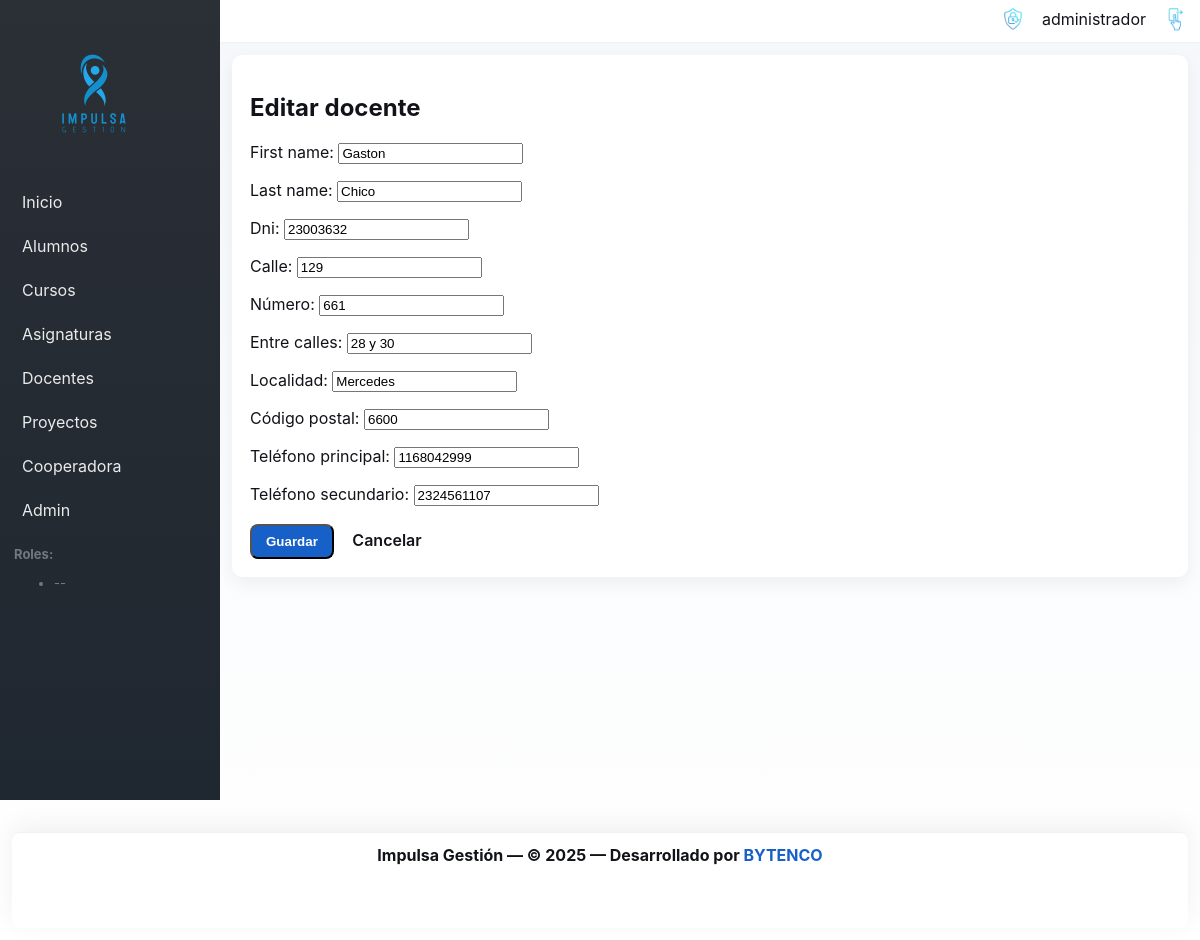
The page /teachers/2/edit/ (signed in) on the database its author committed.
### teachers/models.py (models this page shows)
class Teacher(Person):
    """Docente de la institución. Hereda atributos comunes de Person."""

### teachers/views.py (the view)
# urls.py: path('<int:pk>/edit/', views.TeacherUpdateView.as_view(), name='update'),
class TeacherUpdateView(LoginRequiredMixin, PermissionRequiredMixin, UpdateView):
    model = Teacher
    fields = [
        'first_name', 'last_name', 'dni',
        'street', 'street_number', 'between_streets', 'locality', 'postal_code',
        'phone_primary', 'phone_secondary',
    ]
    template_name = 'teachers/teacher_form.html'
    permission_required = 'teachers.change_teacher'
    success_url = reverse_lazy('teachers:list')

### templates/teachers/teacher_form.html (shortened to what this page needs)
{% extends 'base.html' %}
{% block content %}
  <h2>{% if object %}Editar{% else %}Nuevo{% endif %} docente</h2>
  <form method="post">
    {{ form.as_p }}
    <button class="btn" type="submit">Guardar</button>
    <a href="{% url 'teachers:list' %}" class="btn btn--ghost">Cancelar</a>
  </form>
{% endblock %}

### templates/base.html (shortened to what this page needs)
{% load static %}
<!doctype html>
<html lang="es">
  <head>
  <link rel="stylesheet" href="{% static 'css/site.css' %}?v=2">
  </head>
  <body>
    <div class="layout">
  <aside class="sidebar" id="site-sidebar" aria-hidden="true">
        <div class="sidebar-brand">
          <a href="/"><img src="{% static 'FullLogo_Transparent.png' %}" alt="Impulsa"/></a>
        </div>
        <nav class="sidebar-nav">
          <a href="/">Inicio</a>
          {% if user.is_authenticated and user.is_superuser or user.is_authenticated and 'students.view_student' in user_perms %}
            <a href="/students/">Alumnos</a>
          {% endif %}
          {% if user.is_authenticated and user.is_superuser or user.is_authenticated and 'courses.view_course' in user_perms %}
            <a href="/courses/">Cursos</a>
          {% endif %}
          {% if user.is_authenticated and user.is_superuser or user.is_authenticated and 'subjects.view_subject' in user_perms %}
            <a href="/subjects/">Asignaturas</a>
          {% endif %}
          {% if user.is_authenticated and user.is_superuser or user.is_authenticated and 'teachers.view_teacher' in user_perms %}
            <a href="/teachers/">Docentes</a>
          {% endif %}
          {% if user.is_authenticated and user.is_superuser or user.is_authenticated and 'projects.view_project' in user_perms %}
            <a href="/projects/">Proyectos</a>
          {% endif %}
          {% if user.is_authenticated and user.is_superuser or user.is_authenticated and 'cooperadora.view_transaction' in user_perms %}
            <a href="/cooperadora/">Cooperadora</a>
          {% endif %}
          {% if user.is_superuser %}
            <a href="/admin/">Admin</a>
          {% endif %}
        </nav>
        <div class="sidebar-roles">
          {% if user.is_authenticated %}
            <strong>Roles:</strong>
            <ul>
              {% for r in user_roles %}<li>{{ r }}</li>{% empty %}<li>--</li>{% endfor %}
            </ul>
          {% endif %}
        </div>
      </aside>
      <div class="main-area">
        <header class="topbar">
          <div class="container topbar-inner">
            <div class="top-actions">
              <div class="user-menu">
                  {% if user.is_authenticated %}
                    <div class="user-auth">
                      <img src="{% static 'Acceso_garantizado.png' %}" alt="Acceso garantizado" class="accesso-icon" aria-hidden="true"/>
                      <span class="user-name">{{ user.username }}</span>
                      <a href="{% url 'core:logout' %}" title="Salir" class="logout-link">
                        <img src="{% static 'Salir.png' %}" alt="Salir" class="logout-icon" />
                      </a>
                    </div>
                  {% else %}
                    <a href="{% url 'core:login' %}" title="Ingresar">
                      <img src="{% static 'Accesso.png' %}" alt="Ingresar" class="login-icon" />
                    </a>
                  {% endif %}
                </div>
            </div>
          </div>
        </header>
        <main class="container content-area">
          {% block content %}{% endblock %}
        </main>
      </div>
    </div>
    <footer class="site-footer">
      <div class="container">
        <p>
          Impulsa Gestión — &copy; 2025 — Desarrollado por
          <a href="https://www.bytenco.com.ar" target="_blank" rel="noopener noreferrer" class="bytenco-credit">
            BYTENCO
          </a>
        </p>
      </div>
    </footer>
  </body>
</html>

### static/css/site.css (style rules this page uses)
:root { --gray-900:#111319; --gray-700:#2b2f36; --gray-500:#72787f; --blue-800:#0b3d91; --blue-600:#1760c7; --sky-400:#56c3ff; --accent:#56c3ff; --muted:#f5f7fa; }
* { box-sizing:border-box }
body { margin:0; font-family: Inter, system-ui, -apple-system, "Segoe UI", Roboto, "Helvetica Neue", Arial; background: linear-gradient(180deg,var(--muted),#ffffff); color:var(--gray-900); padding-bottom:140px; }
.container { max-width:1100px; margin:0 auto; padding:20px; }
.layout { display:flex;min-height:100vh }
.sidebar { width:220px; background:linear-gradient(180deg,var(--gray-700), #1f2730); color:white; padding:18px 14px; }
.sidebar-brand { padding:12px 0;display:flex;align-items:center;gap:8px }
.sidebar-brand img { height:128px;display:block }
.sidebar-nav { display:flex;flex-direction:column;gap:8px;margin-top:14px }
.sidebar-nav a { color:rgba(255,255,255,0.9);text-decoration:none;padding:8px;border-radius:6px }
.sidebar-roles { margin-top:18px;font-size:13px;color:var(--gray-500) }
.main-area { flex:1;display:flex;flex-direction:column }
.topbar { background:white;border-bottom:1px solid #eef2f6;position:sticky;top:0;z-index:1200 }
.topbar .container { padding-left:12px;padding-right:12px;padding-top:6px;padding-bottom:6px }
.topbar-inner { display:flex;align-items:center;justify-content:space-between;padding:0 }
.top-actions { display:flex;gap:12px;align-items:center }
.user-menu a { display:inline-flex;align-items:center;gap:8px }
.accesso-icon { height:26px;vertical-align:middle;margin-right:8px }
.logout-icon { height:26px;vertical-align:middle;margin-left:8px;filter:brightness(0.9) }
.user-auth { display:inline-flex;align-items:center;gap:8px }
.notif-icon, .login-icon, .bytenco-logo, .accesso-icon, .logout-icon { transition: transform .12s ease, filter .12s ease, opacity .12s ease; will-change: transform, filter, opacity; }
.content-area { background:white;margin:12px;border-radius:10px;padding:18px;box-shadow:0 6px 18px rgba(16,24,40,0.06) }
.site-footer { margin-top:12px; padding:14px 0; text-align:center; color:var(--gray-700); background:white; position:fixed; left:12px;right:12px;bottom:12px; height:96px; border-top:1px solid #eef2f6; z-index:9999; padding:12px 20px; border-radius:8px; box-shadow:0 -6px 24px rgba(16,24,40,0.06); }
.site-footer .container { display:flex;align-items:center;justify-content:center;gap:10px;padding:0 }
.site-footer p { margin:0;color:var(--gray-900);font-weight:700;font-size:16px;white-space:normal }
.site-footer a.bytenco-credit { display:inline-flex;align-items:center;gap:8px;color:var(--blue-600);text-decoration:none }
.bytenco-credit { color:var(--gray-500);text-decoration:none }
h1,h2 { color:var(--gray-900) }
.btn { display:inline-block; padding:8px 14px; border-radius:8px; background:var(--blue-600); color:white; text-decoration:none; font-weight:600; }
.btn--ghost { background:transparent; border:1px solid var(--gray-300); color:var(--gray-900); }

### rows shown on the page
Teacher: first_name "Gaston", last_name "Chico", dni "23003632", street "129", street_number "661", between_streets "28 y 30", locality "Mercedes", postal_code "6600", phone_primary "1168042999", phone_secondary "2324561107"

### other values the page prints
{{ user.username }} "administrador"
